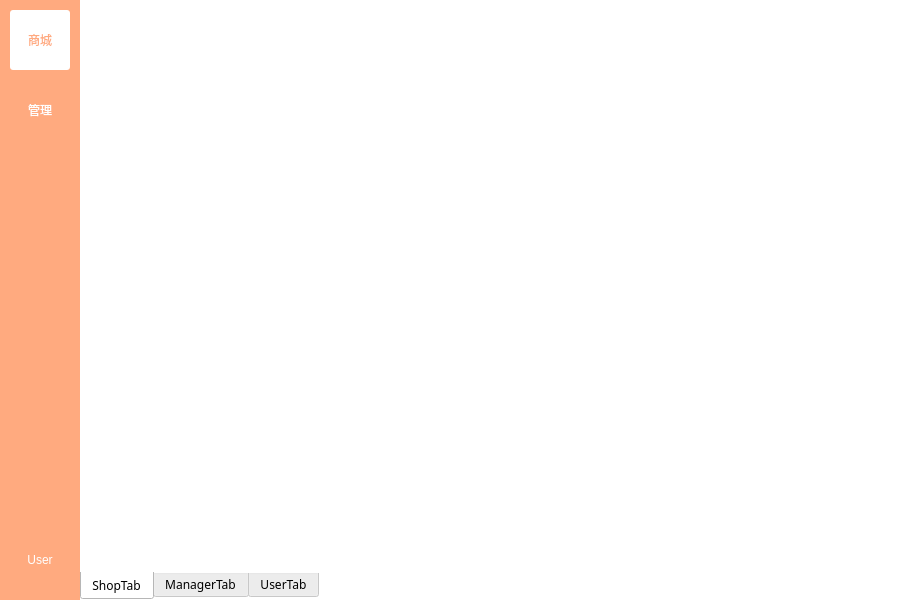
<?xml version="1.0" encoding="UTF-8"?>
<ui version="4.0">
 <class>MainWindow</class>
 <widget class="QWidget" name="MainWindow">
  <property name="geometry">
   <rect>
    <x>0</x>
    <y>0</y>
    <width>900</width>
    <height>600</height>
   </rect>
  </property>
  <property name="sizePolicy">
   <sizepolicy hsizetype="Expanding" vsizetype="Expanding">
    <horstretch>0</horstretch>
    <verstretch>0</verstretch>
   </sizepolicy>
  </property>
  <property name="minimumSize">
   <size>
    <width>900</width>
    <height>600</height>
   </size>
  </property>
  <property name="font">
   <font>
    <family>Microsoft YaHei UI</family>
   </font>
  </property>
  <property name="windowTitle">
   <string>小商店</string>
  </property>
  <property name="autoFillBackground">
   <bool>false</bool>
  </property>
  <property name="styleSheet">
   <string notr="true">background-color: #fff;</string>
  </property>
  <layout class="QHBoxLayout" name="horizontalLayout">
   <property name="spacing">
    <number>0</number>
   </property>
   <property name="leftMargin">
    <number>0</number>
   </property>
   <property name="topMargin">
    <number>0</number>
   </property>
   <property name="rightMargin">
    <number>0</number>
   </property>
   <property name="bottomMargin">
    <number>0</number>
   </property>
   <item>
    <layout class="QVBoxLayout" name="sidebar">
     <item>
      <widget class="QWidget" name="sidebarbox" native="true">
       <property name="sizePolicy">
        <sizepolicy hsizetype="Fixed" vsizetype="Expanding">
         <horstretch>80</horstretch>
         <verstretch>0</verstretch>
        </sizepolicy>
       </property>
       <property name="minimumSize">
        <size>
         <width>80</width>
         <height>0</height>
        </size>
       </property>
       <property name="maximumSize">
        <size>
         <width>80</width>
         <height>16777215</height>
        </size>
       </property>
       <property name="styleSheet">
        <string notr="true">background-color: rgb(255, 170, 127);</string>
       </property>
       <layout class="QVBoxLayout" name="verticalLayout_5">
        <property name="spacing">
         <number>0</number>
        </property>
        <property name="leftMargin">
         <number>0</number>
        </property>
        <property name="topMargin">
         <number>0</number>
        </property>
        <property name="rightMargin">
         <number>0</number>
        </property>
        <property name="bottomMargin">
         <number>0</number>
        </property>
        <item>
         <layout class="QVBoxLayout" name="verticalLayout_6">
          <property name="spacing">
           <number>10</number>
          </property>
          <property name="leftMargin">
           <number>10</number>
          </property>
          <property name="topMargin">
           <number>10</number>
          </property>
          <property name="rightMargin">
           <number>10</number>
          </property>
          <property name="bottomMargin">
           <number>10</number>
          </property>
          <item alignment="Qt::AlignTop">
           <widget class="QPushButton" name="ShopButton">
            <property name="sizePolicy">
             <sizepolicy hsizetype="Fixed" vsizetype="Fixed">
              <horstretch>0</horstretch>
              <verstretch>0</verstretch>
             </sizepolicy>
            </property>
            <property name="minimumSize">
             <size>
              <width>60</width>
              <height>60</height>
             </size>
            </property>
            <property name="maximumSize">
             <size>
              <width>60</width>
              <height>60</height>
             </size>
            </property>
            <property name="font">
             <font>
              <family>Microsoft YaHei UI</family>
             </font>
            </property>
            <property name="styleSheet">
             <string notr="true">background:#fff;
color:#ffaa7f;
border:0;
border-radius:3px;</string>
            </property>
            <property name="text">
             <string>商城</string>
            </property>
           </widget>
          </item>
          <item>
           <widget class="QPushButton" name="ManagerButton">
            <property name="sizePolicy">
             <sizepolicy hsizetype="Fixed" vsizetype="Fixed">
              <horstretch>0</horstretch>
              <verstretch>0</verstretch>
             </sizepolicy>
            </property>
            <property name="minimumSize">
             <size>
              <width>60</width>
              <height>60</height>
             </size>
            </property>
            <property name="font">
             <font>
              <family>Microsoft YaHei</family>
             </font>
            </property>
            <property name="styleSheet">
             <string notr="true">color:#fff;
border:0;
border-radius:3px;</string>
            </property>
            <property name="text">
             <string>管理</string>
            </property>
           </widget>
          </item>
          <item>
           <spacer name="verticalSpacer">
            <property name="orientation">
             <enum>Qt::Vertical</enum>
            </property>
            <property name="sizeHint" stdset="0">
             <size>
              <width>20</width>
              <height>40</height>
             </size>
            </property>
           </spacer>
          </item>
          <item>
           <widget class="QPushButton" name="UserButton">
            <property name="sizePolicy">
             <sizepolicy hsizetype="Fixed" vsizetype="Fixed">
              <horstretch>0</horstretch>
              <verstretch>0</verstretch>
             </sizepolicy>
            </property>
            <property name="minimumSize">
             <size>
              <width>60</width>
              <height>60</height>
             </size>
            </property>
            <property name="font">
             <font>
              <family>Microsoft YaHei UI</family>
             </font>
            </property>
            <property name="styleSheet">
             <string notr="true">color:#fff;
border:0;
border-radius:3px;</string>
            </property>
            <property name="text">
             <string>User</string>
            </property>
           </widget>
          </item>
         </layout>
        </item>
       </layout>
      </widget>
     </item>
    </layout>
   </item>
   <item>
    <widget class="QTabWidget" name="tabWidget">
     <property name="font">
      <font>
       <family>微软雅黑</family>
      </font>
     </property>
     <property name="styleSheet">
      <string notr="true">border:0;</string>
     </property>
     <property name="tabPosition">
      <enum>QTabWidget::South</enum>
     </property>
     <property name="tabShape">
      <enum>QTabWidget::Rounded</enum>
     </property>
     <property name="currentIndex">
      <number>0</number>
     </property>
     <property name="documentMode">
      <bool>false</bool>
     </property>
     <property name="tabsClosable">
      <bool>false</bool>
     </property>
     <widget class="QWidget" name="Shoptab">
      <attribute name="title">
       <string>ShopTab</string>
      </attribute>
      <layout class="QHBoxLayout" name="horizontalLayout_2">
       <item>
        <layout class="QVBoxLayout" name="verticalLayout_7">
         <item alignment="Qt::AlignTop">
          <widget class="QWidget" name="widget_2" native="true">
           <property name="sizePolicy">
            <sizepolicy hsizetype="Preferred" vsizetype="Fixed">
             <horstretch>0</horstretch>
             <verstretch>0</verstretch>
            </sizepolicy>
           </property>
           <property name="minimumSize">
            <size>
             <width>0</width>
             <height>50</height>
            </size>
           </property>
          </widget>
         </item>
         <item>
          <layout class="QHBoxLayout" name="horizontalLayout_3">
           <item>
            <widget class="QListWidget" name="listWidget"/>
           </item>
          </layout>
         </item>
        </layout>
       </item>
      </layout>
     </widget>
     <widget class="QWidget" name="ManagerTab">
      <attribute name="title">
       <string>ManagerTab</string>
      </attribute>
      <layout class="QHBoxLayout" name="horizontalLayout_4">
       <item>
        <widget class="QTableWidget" name="tableWidget"/>
       </item>
      </layout>
     </widget>
     <widget class="QWidget" name="UserTab">
      <attribute name="title">
       <string>UserTab</string>
      </attribute>
      <layout class="QHBoxLayout" name="horizontalLayout_5">
       <item>
        <widget class="QPushButton" name="pushButton_2">
         <property name="text">
          <string>PushButton</string>
         </property>
        </widget>
       </item>
      </layout>
     </widget>
    </widget>
   </item>
  </layout>
 </widget>
 <resources/>
 <connections/>
</ui>
